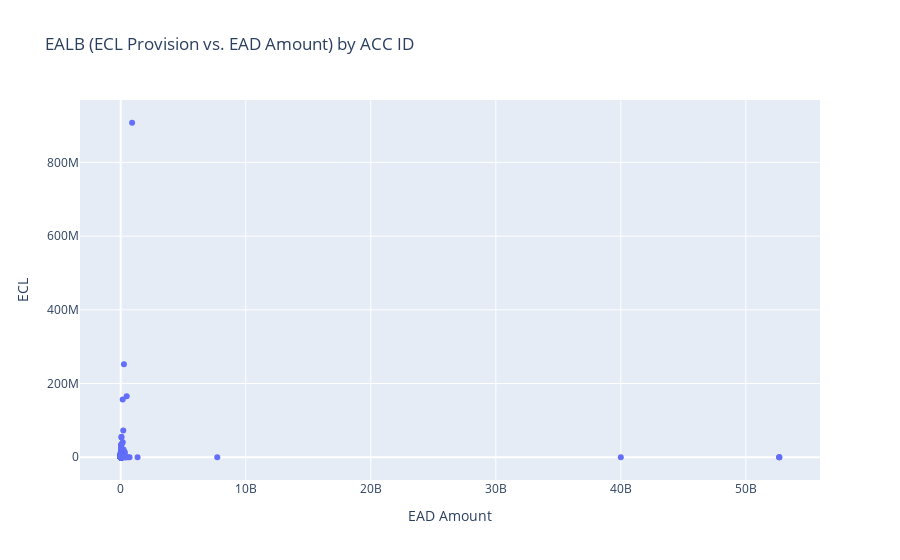

Notebook source saved alongside this figure:
### Markdown cell above
# EALB (ECL Provision vs. EAD Amount) by ACC ID

### Code cell
import plotly.graph_objects as go
import nbformat

fig = go.Figure(data=[go.Scatter(
    x=df["Current Exposure"],
    y=df["ECL final after all edit"],
    mode='markers',
    hoverinfo='text',
    hovertext=[f'EAD Amount: {ead:,.2f}, ECL: {imp:,.2f}, ACC ID: {acc_id}' for ead, imp, acc_id in zip(df["Current Exposure"], 
    df["ECL final after all edit"], df["Position Id"])]
    )])

fig.update_layout(title='EALB (ECL Provision vs. EAD Amount) by ACC ID',
                  xaxis_title='EAD Amount',
                  yaxis_title='ECL')
fig.write_html("EALB (ECL Provision vs. EAD Amount) by ACC ID.html")

fig.show()

### Figure 1 — Plotly figure (JSON) as saved in the notebook; plotly's stock layout.template omitted (floating-point values rounded to 4 significant figures; data arrays with more than 128 entries replaced by an {"elided": "..."} marker saying what was removed)
{"data": [{"hoverinfo": "text", "hovertext": {"elided": "5287 str values"}, "mode": "markers", "type": "scatter", "x": {"elided": "5287 float values"}, "y": {"elided": "5287 float values"}}], "layout": {"title": {"text": "EALB (ECL Provision vs. EAD Amount) by ACC ID"}, "xaxis": {"title": {"text": "EAD Amount"}}, "yaxis": {"title": {"text": "ECL"}}}}
